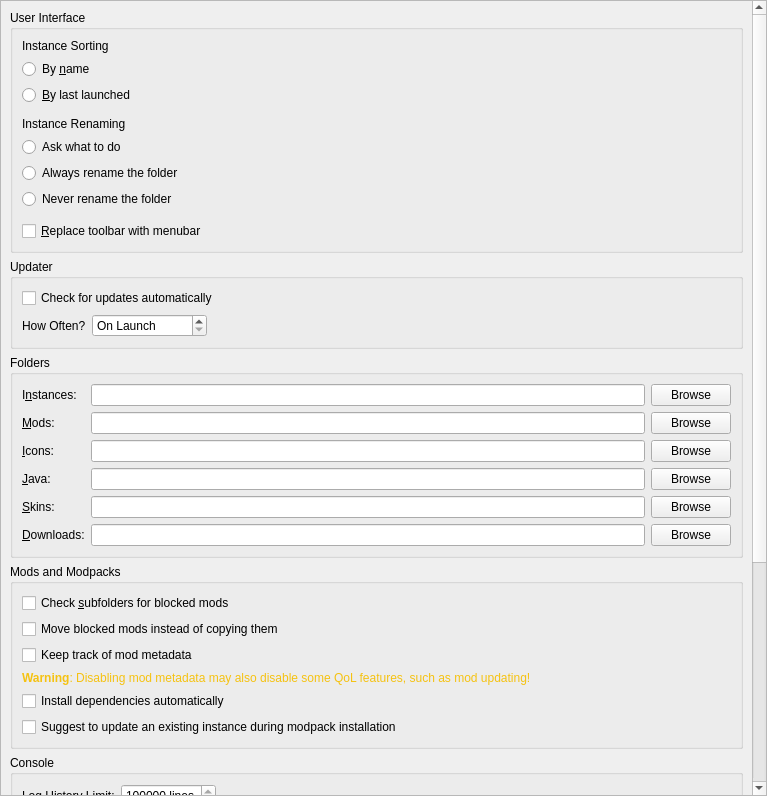
<?xml version="1.0" encoding="UTF-8"?>
<ui version="4.0">
 <class>LauncherPage</class>
 <widget class="QWidget" name="LauncherPage">
  <property name="geometry">
   <rect>
    <x>0</x>
    <y>0</y>
    <width>767</width>
    <height>796</height>
   </rect>
  </property>
  <property name="sizePolicy">
   <sizepolicy hsizetype="MinimumExpanding" vsizetype="MinimumExpanding">
    <horstretch>0</horstretch>
    <verstretch>0</verstretch>
   </sizepolicy>
  </property>
  <layout class="QVBoxLayout" name="verticalLayout">
   <property name="leftMargin">
    <number>0</number>
   </property>
   <property name="topMargin">
    <number>0</number>
   </property>
   <property name="rightMargin">
    <number>0</number>
   </property>
   <property name="bottomMargin">
    <number>0</number>
   </property>
   <item>
    <widget class="QScrollArea" name="scrollArea">
     <property name="horizontalScrollBarPolicy">
      <enum>Qt::ScrollBarPolicy::ScrollBarAsNeeded</enum>
     </property>
     <property name="widgetResizable">
      <bool>true</bool>
     </property>
     <widget class="QWidget" name="scrollAreaWidgetContents">
      <property name="geometry">
       <rect>
        <x>0</x>
        <y>0</y>
        <width>746</width>
        <height>1194</height>
       </rect>
      </property>
      <layout class="QVBoxLayout" name="verticalLayout_8">
       <item>
        <widget class="QGroupBox" name="userInterfaceBox">
         <property name="enabled">
          <bool>true</bool>
         </property>
         <property name="title">
          <string>User Interface</string>
         </property>
         <layout class="QVBoxLayout" name="verticalLayout_2">
          <item>
           <widget class="QLabel" name="instanceSortingLabel">
            <property name="text">
             <string>Instance Sorting</string>
            </property>
           </widget>
          </item>
          <item>
           <widget class="QRadioButton" name="sortByNameBtn">
            <property name="text">
             <string>By &amp;name</string>
            </property>
            <attribute name="buttonGroup">
             <string notr="true">sortingModeGroup</string>
            </attribute>
           </widget>
          </item>
          <item>
           <widget class="QRadioButton" name="sortLastLaunchedBtn">
            <property name="text">
             <string>&amp;By last launched</string>
            </property>
            <attribute name="buttonGroup">
             <string notr="true">sortingModeGroup</string>
            </attribute>
           </widget>
          </item>
          <item>
           <spacer name="verticalSpacer">
            <property name="orientation">
             <enum>Qt::Orientation::Vertical</enum>
            </property>
            <property name="sizeType">
             <enum>QSizePolicy::Policy::Fixed</enum>
            </property>
            <property name="sizeHint" stdset="0">
             <size>
              <width>0</width>
              <height>6</height>
             </size>
            </property>
           </spacer>
          </item>
          <item>
           <widget class="QLabel" name="renamingBehaviorLabel">
            <property name="text">
             <string>Instance Renaming</string>
            </property>
           </widget>
          </item>
          <item>
           <widget class="QRadioButton" name="askToRenameDirBtn">
            <property name="text">
             <string>Ask what to do</string>
            </property>
            <attribute name="buttonGroup">
             <string notr="true">renamingBehaviorGroup</string>
            </attribute>
           </widget>
          </item>
          <item>
           <widget class="QRadioButton" name="alwaysRenameDirBtn">
            <property name="text">
             <string>Always rename the folder</string>
            </property>
            <attribute name="buttonGroup">
             <string notr="true">renamingBehaviorGroup</string>
            </attribute>
           </widget>
          </item>
          <item>
           <widget class="QRadioButton" name="neverRenameDirBtn">
            <property name="text">
             <string>Never rename the folder</string>
            </property>
            <attribute name="buttonGroup">
             <string notr="true">renamingBehaviorGroup</string>
            </attribute>
           </widget>
          </item>
          <item>
           <spacer name="verticalSpacer_2">
            <property name="orientation">
             <enum>Qt::Orientation::Vertical</enum>
            </property>
            <property name="sizeType">
             <enum>QSizePolicy::Policy::Fixed</enum>
            </property>
            <property name="sizeHint" stdset="0">
             <size>
              <width>0</width>
              <height>6</height>
             </size>
            </property>
           </spacer>
          </item>
          <item>
           <widget class="QCheckBox" name="preferMenuBarCheckBox">
            <property name="toolTip">
             <string>The menubar is more friendly for keyboard-driven interaction.</string>
            </property>
            <property name="text">
             <string>&amp;Replace toolbar with menubar</string>
            </property>
           </widget>
          </item>
         </layout>
        </widget>
       </item>
       <item>
        <widget class="QGroupBox" name="updateSettingsBox">
         <property name="title">
          <string>Updater</string>
         </property>
         <layout class="QGridLayout" name="gridLayout_2">
          <item row="1" column="0">
           <layout class="QHBoxLayout" name="horizontalLayout_2">
            <item>
             <widget class="QLabel" name="updateIntervalLabel">
              <property name="text">
               <string>How Often?</string>
              </property>
             </widget>
            </item>
            <item>
             <widget class="QSpinBox" name="updateIntervalSpinBox">
              <property name="sizePolicy">
               <sizepolicy hsizetype="Maximum" vsizetype="Fixed">
                <horstretch>0</horstretch>
                <verstretch>0</verstretch>
               </sizepolicy>
              </property>
              <property name="toolTip">
               <string>Set to 0 to only check on launch</string>
              </property>
              <property name="specialValueText">
               <string>On Launch</string>
              </property>
              <property name="suffix">
               <string> hours</string>
              </property>
              <property name="prefix">
               <string>Every </string>
              </property>
              <property name="minimum">
               <number>0</number>
              </property>
              <property name="maximum">
               <number>168</number>
              </property>
             </widget>
            </item>
            <item>
             <spacer name="horizontalSpacer">
              <property name="orientation">
               <enum>Qt::Orientation::Horizontal</enum>
              </property>
              <property name="sizeHint" stdset="0">
               <size>
                <width>0</width>
                <height>0</height>
               </size>
              </property>
             </spacer>
            </item>
           </layout>
          </item>
          <item row="0" column="0" colspan="2">
           <widget class="QCheckBox" name="autoUpdateCheckBox">
            <property name="text">
             <string>Check for updates automatically</string>
            </property>
           </widget>
          </item>
         </layout>
        </widget>
       </item>
       <item>
        <widget class="QGroupBox" name="foldersBox">
         <property name="title">
          <string>Folders</string>
         </property>
         <layout class="QGridLayout" name="gridLayout">
          <item row="4" column="1">
           <widget class="QLineEdit" name="skinsDirTextBox"/>
          </item>
          <item row="4" column="2">
           <widget class="QPushButton" name="skinsDirBrowseBtn">
            <property name="text">
             <string>Browse</string>
            </property>
           </widget>
          </item>
          <item row="3" column="0">
           <widget class="QLabel" name="labelJavaDir">
            <property name="text">
             <string>&amp;Java:</string>
            </property>
            <property name="buddy">
             <cstring>javaDirTextBox</cstring>
            </property>
           </widget>
          </item>
          <item row="2" column="2">
           <widget class="QPushButton" name="iconsDirBrowseBtn">
            <property name="text">
             <string>Browse</string>
            </property>
           </widget>
          </item>
          <item row="4" column="0">
           <widget class="QLabel" name="labelSkinsDir">
            <property name="text">
             <string>&amp;Skins:</string>
            </property>
            <property name="buddy">
             <cstring>skinsDirTextBox</cstring>
            </property>
           </widget>
          </item>
          <item row="1" column="0">
           <widget class="QLabel" name="labelModsDir">
            <property name="text">
             <string>&amp;Mods:</string>
            </property>
            <property name="buddy">
             <cstring>modsDirTextBox</cstring>
            </property>
           </widget>
          </item>
          <item row="3" column="2">
           <widget class="QPushButton" name="javaDirBrowseBtn">
            <property name="text">
             <string>Browse</string>
            </property>
           </widget>
          </item>
          <item row="5" column="0">
           <widget class="QLabel" name="labelDownloadsDir">
            <property name="text">
             <string>&amp;Downloads:</string>
            </property>
            <property name="buddy">
             <cstring>downloadsDirTextBox</cstring>
            </property>
           </widget>
          </item>
          <item row="5" column="1">
           <widget class="QLineEdit" name="downloadsDirTextBox"/>
          </item>
          <item row="1" column="1">
           <widget class="QLineEdit" name="modsDirTextBox"/>
          </item>
          <item row="0" column="0">
           <widget class="QLabel" name="labelInstDir">
            <property name="text">
             <string>I&amp;nstances:</string>
            </property>
            <property name="buddy">
             <cstring>instDirTextBox</cstring>
            </property>
           </widget>
          </item>
          <item row="0" column="2">
           <widget class="QPushButton" name="instDirBrowseBtn">
            <property name="text">
             <string>Browse</string>
            </property>
           </widget>
          </item>
          <item row="5" column="2">
           <widget class="QPushButton" name="downloadsDirBrowseBtn">
            <property name="text">
             <string>Browse</string>
            </property>
           </widget>
          </item>
          <item row="0" column="1">
           <widget class="QLineEdit" name="instDirTextBox"/>
          </item>
          <item row="1" column="2">
           <widget class="QPushButton" name="modsDirBrowseBtn">
            <property name="text">
             <string>Browse</string>
            </property>
           </widget>
          </item>
          <item row="3" column="1">
           <widget class="QLineEdit" name="javaDirTextBox"/>
          </item>
          <item row="2" column="1">
           <widget class="QLineEdit" name="iconsDirTextBox"/>
          </item>
          <item row="2" column="0">
           <widget class="QLabel" name="labelIconsDir">
            <property name="text">
             <string>&amp;Icons:</string>
            </property>
            <property name="buddy">
             <cstring>iconsDirTextBox</cstring>
            </property>
           </widget>
          </item>
         </layout>
        </widget>
       </item>
       <item>
        <widget class="QGroupBox" name="modsBox">
         <property name="title">
          <string>Mods and Modpacks</string>
         </property>
         <layout class="QVBoxLayout" name="verticalLayout_4">
          <item>
           <widget class="QCheckBox" name="downloadsDirWatchRecursiveCheckBox">
            <property name="toolTip">
             <string>When enabled, in addition to the downloads folder, its sub folders will also be searched when looking for resources (e.g. when looking for blocked mods on CurseForge).</string>
            </property>
            <property name="text">
             <string>Check &amp;subfolders for blocked mods</string>
            </property>
           </widget>
          </item>
          <item>
           <widget class="QCheckBox" name="downloadsDirMoveCheckBox">
            <property name="toolTip">
             <string>When enabled, it will move blocked resources instead of copying them.</string>
            </property>
            <property name="text">
             <string>Move blocked mods instead of copying them</string>
            </property>
           </widget>
          </item>
          <item>
           <widget class="QCheckBox" name="metadataEnableBtn">
            <property name="toolTip">
             <string>Store version information provided by mod providers (like Modrinth or CurseForge) for mods.</string>
            </property>
            <property name="text">
             <string>Keep track of mod metadata</string>
            </property>
           </widget>
          </item>
          <item>
           <widget class="QLabel" name="metadataWarningLabel">
            <property name="text">
             <string>&lt;html&gt;&lt;head/&gt;&lt;body&gt;&lt;p&gt;&lt;span style=&quot; font-weight:600; color:#f5c211;&quot;&gt;Warning&lt;/span&gt;&lt;span style=&quot; color:#f5c211;&quot;&gt;: Disabling mod metadata may also disable some QoL features, such as mod updating!&lt;/span&gt;&lt;/p&gt;&lt;/body&gt;&lt;/html&gt;</string>
            </property>
            <property name="wordWrap">
             <bool>true</bool>
            </property>
           </widget>
          </item>
          <item>
           <widget class="QCheckBox" name="dependenciesEnableBtn">
            <property name="toolTip">
             <string>Automatically detect, install, and update mod dependencies.</string>
            </property>
            <property name="text">
             <string>Install dependencies automatically</string>
            </property>
           </widget>
          </item>
          <item>
           <widget class="QCheckBox" name="modpackUpdatePromptBtn">
            <property name="toolTip">
             <string>When creating a new modpack instance, suggest updating an existing instance instead.</string>
            </property>
            <property name="text">
             <string>Suggest to update an existing instance during modpack installation</string>
            </property>
           </widget>
          </item>
         </layout>
        </widget>
       </item>
       <item>
        <widget class="QGroupBox" name="groupBox_2">
         <property name="title">
          <string>Console</string>
         </property>
         <layout class="QFormLayout" name="formLayout">
          <property name="labelAlignment">
           <set>Qt::AlignmentFlag::AlignLeading|Qt::AlignmentFlag::AlignLeft|Qt::AlignmentFlag::AlignVCenter</set>
          </property>
          <item row="0" column="0">
           <widget class="QLabel" name="lineLimitLabel">
            <property name="sizePolicy">
             <sizepolicy hsizetype="Maximum" vsizetype="Preferred">
              <horstretch>0</horstretch>
              <verstretch>0</verstretch>
             </sizepolicy>
            </property>
            <property name="text">
             <string>Log History &amp;Limit:</string>
            </property>
            <property name="buddy">
             <cstring>lineLimitSpinBox</cstring>
            </property>
           </widget>
          </item>
          <item row="0" column="1">
           <widget class="QSpinBox" name="lineLimitSpinBox">
            <property name="sizePolicy">
             <sizepolicy hsizetype="Maximum" vsizetype="Fixed">
              <horstretch>0</horstretch>
              <verstretch>0</verstretch>
             </sizepolicy>
            </property>
            <property name="suffix">
             <string> lines</string>
            </property>
            <property name="minimum">
             <number>10000</number>
            </property>
            <property name="maximum">
             <number>1000000</number>
            </property>
            <property name="singleStep">
             <number>10000</number>
            </property>
            <property name="value">
             <number>100000</number>
            </property>
           </widget>
          </item>
          <item row="1" column="0" colspan="2">
           <widget class="QCheckBox" name="checkStopLogging">
            <property name="text">
             <string>&amp;Stop logging when log overflows</string>
            </property>
           </widget>
          </item>
         </layout>
        </widget>
       </item>
       <item>
        <widget class="QGroupBox" name="tasksBox">
         <property name="title">
          <string>Tasks</string>
         </property>
         <layout class="QGridLayout" name="gridLayout_3">
          <item row="2" column="1">
           <widget class="QSpinBox" name="numberOfManualRetriesSpinBox">
            <property name="sizePolicy">
             <sizepolicy hsizetype="Maximum" vsizetype="Fixed">
              <horstretch>0</horstretch>
              <verstretch>0</verstretch>
             </sizepolicy>
            </property>
            <property name="minimumSize">
             <size>
              <width>60</width>
              <height>0</height>
             </size>
            </property>
            <property name="minimum">
             <number>0</number>
            </property>
           </widget>
          </item>
          <item row="1" column="1">
           <widget class="QSpinBox" name="numberOfConcurrentDownloadsSpinBox">
            <property name="sizePolicy">
             <sizepolicy hsizetype="Maximum" vsizetype="Fixed">
              <horstretch>0</horstretch>
              <verstretch>0</verstretch>
             </sizepolicy>
            </property>
            <property name="minimumSize">
             <size>
              <width>60</width>
              <height>0</height>
             </size>
            </property>
            <property name="minimum">
             <number>1</number>
            </property>
           </widget>
          </item>
          <item row="3" column="1">
           <widget class="QSpinBox" name="timeoutSecondsSpinBox">
            <property name="sizePolicy">
             <sizepolicy hsizetype="Maximum" vsizetype="Fixed">
              <horstretch>0</horstretch>
              <verstretch>0</verstretch>
             </sizepolicy>
            </property>
            <property name="minimumSize">
             <size>
              <width>60</width>
              <height>0</height>
             </size>
            </property>
            <property name="suffix">
             <string>s</string>
            </property>
           </widget>
          </item>
          <item row="2" column="0">
           <widget class="QLabel" name="numberOfManualRetriesLabel">
            <property name="text">
             <string>Retry Limit:</string>
            </property>
           </widget>
          </item>
          <item row="1" column="0">
           <widget class="QLabel" name="numberOfConcurrentDownloadsLabel">
            <property name="text">
             <string>Concurrent Download Limit:</string>
            </property>
           </widget>
          </item>
          <item row="3" column="0">
           <widget class="QLabel" name="timeoutSecondsLabel">
            <property name="toolTip">
             <string>Seconds to wait until the requests are terminated</string>
            </property>
            <property name="text">
             <string>HTTP Timeout:</string>
            </property>
           </widget>
          </item>
          <item row="0" column="1">
           <widget class="QSpinBox" name="numberOfConcurrentTasksSpinBox">
            <property name="sizePolicy">
             <sizepolicy hsizetype="Maximum" vsizetype="Fixed">
              <horstretch>0</horstretch>
              <verstretch>0</verstretch>
             </sizepolicy>
            </property>
            <property name="minimumSize">
             <size>
              <width>60</width>
              <height>0</height>
             </size>
            </property>
            <property name="minimum">
             <number>1</number>
            </property>
           </widget>
          </item>
          <item row="0" column="0">
           <widget class="QLabel" name="numberOfConcurrentTasksLabel">
            <property name="text">
             <string>Concurrent Task Limit:</string>
            </property>
           </widget>
          </item>
          <item row="0" column="2">
           <spacer name="horizontalSpacer_2">
            <property name="orientation">
             <enum>Qt::Orientation::Horizontal</enum>
            </property>
            <property name="sizeHint" stdset="0">
             <size>
              <width>0</width>
              <height>0</height>
             </size>
            </property>
           </spacer>
          </item>
         </layout>
        </widget>
       </item>
       <item>
        <widget class="QGroupBox" name="defaultInstancesBox">
         <property name="title">
          <string>Default Builds</string>
         </property>
         <layout class="QVBoxLayout" name="verticalLayout_defaultInstances">
          <item>
           <widget class="QCheckBox" name="defaultInstancesCheckBox">
            <property name="toolTip">
             <string>Automatically install bundled Minecraft instances (BTA, Reindev, InDev+, etc.) on first launch. Disable if you want a clean start.</string>
            </property>
            <property name="text">
             <string>Install default instances on first launch</string>
            </property>
           </widget>
          </item>
          <item>
           <widget class="QLabel" name="defaultInstancesInfoLabel">
            <property name="text">
             <string>&lt;html&gt;&lt;head/&gt;&lt;body&gt;&lt;p&gt;&lt;span style=" color:#888888;"&gt;Bundled instances will be placed into the [BTTR] Community group. To re-install them, delete the .bttr_defaults_installed marker file from your instances folder.&lt;/span&gt;&lt;/p&gt;&lt;/body&gt;&lt;/html&gt;</string>
            </property>
            <property name="wordWrap">
             <bool>true</bool>
            </property>
           </widget>
          </item>
         </layout>
        </widget>
       </item>
       <item>
        <spacer name="verticalSpacer_FeaturesTab">
         <property name="orientation">
          <enum>Qt::Orientation::Vertical</enum>
         </property>
         <property name="sizeHint" stdset="0">
          <size>
           <width>0</width>
           <height>0</height>
          </size>
         </property>
        </spacer>
       </item>
      </layout>
     </widget>
    </widget>
   </item>
  </layout>
 </widget>
 <tabstops>
  <tabstop>scrollArea</tabstop>
  <tabstop>preferMenuBarCheckBox</tabstop>
  <tabstop>autoUpdateCheckBox</tabstop>
  <tabstop>updateIntervalSpinBox</tabstop>
  <tabstop>instDirTextBox</tabstop>
  <tabstop>instDirBrowseBtn</tabstop>
  <tabstop>modsDirTextBox</tabstop>
  <tabstop>modsDirBrowseBtn</tabstop>
  <tabstop>iconsDirTextBox</tabstop>
  <tabstop>iconsDirBrowseBtn</tabstop>
  <tabstop>javaDirTextBox</tabstop>
  <tabstop>javaDirBrowseBtn</tabstop>
  <tabstop>skinsDirTextBox</tabstop>
  <tabstop>skinsDirBrowseBtn</tabstop>
  <tabstop>downloadsDirTextBox</tabstop>
  <tabstop>downloadsDirBrowseBtn</tabstop>
  <tabstop>downloadsDirWatchRecursiveCheckBox</tabstop>
  <tabstop>downloadsDirMoveCheckBox</tabstop>
  <tabstop>metadataEnableBtn</tabstop>
  <tabstop>dependenciesEnableBtn</tabstop>
  <tabstop>modpackUpdatePromptBtn</tabstop>
  <tabstop>lineLimitSpinBox</tabstop>
  <tabstop>checkStopLogging</tabstop>
  <tabstop>numberOfConcurrentTasksSpinBox</tabstop>
  <tabstop>numberOfConcurrentDownloadsSpinBox</tabstop>
  <tabstop>numberOfManualRetriesSpinBox</tabstop>
  <tabstop>timeoutSecondsSpinBox</tabstop>
 </tabstops>
 <resources/>
 <connections/>
 <buttongroups>
  <buttongroup name="sortingModeGroup"/>
  <buttongroup name="renamingBehaviorGroup"/>
 </buttongroups>
</ui>
